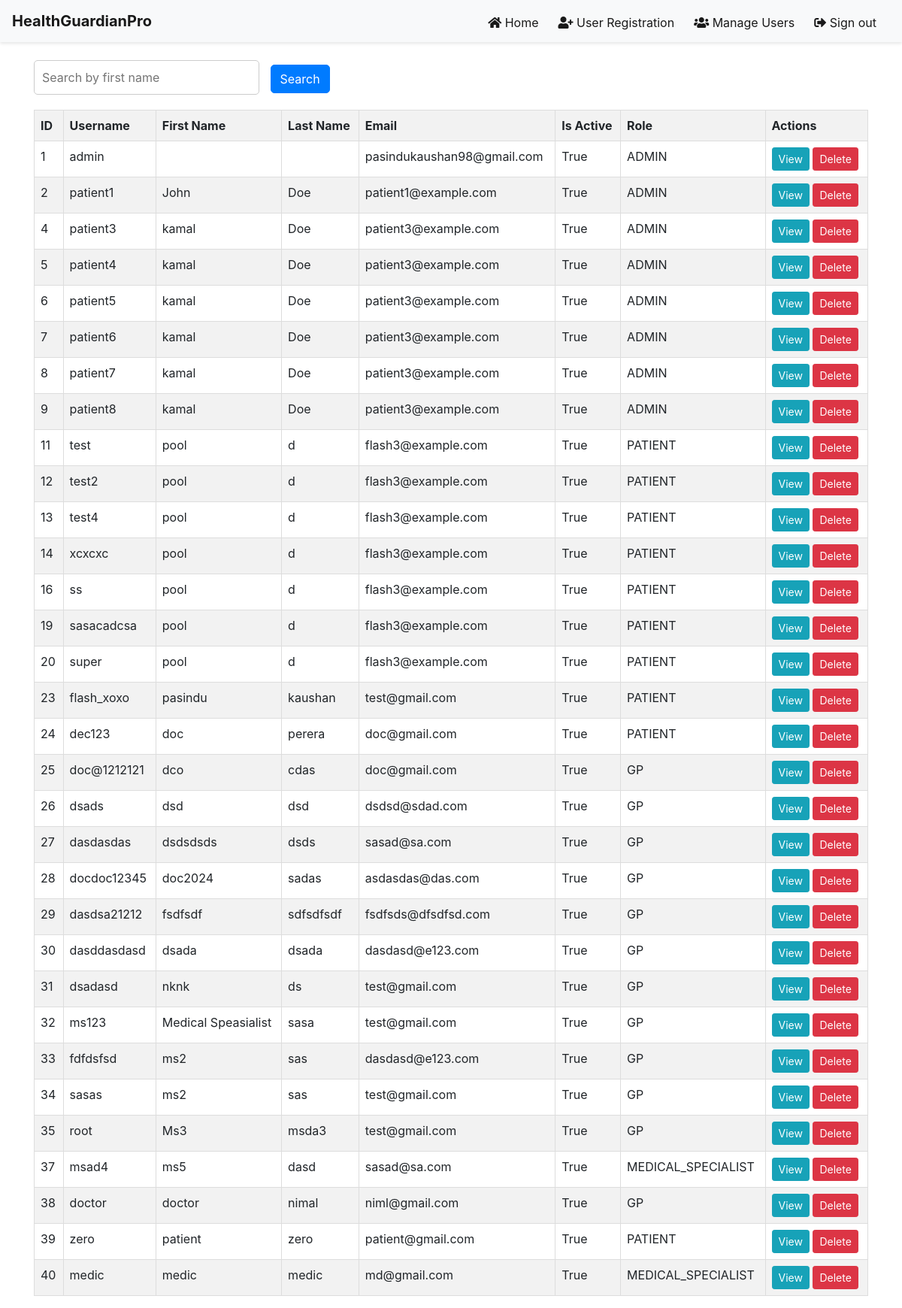
/app/manage_users/ (signed in), run on an earlier commit of the app's database.
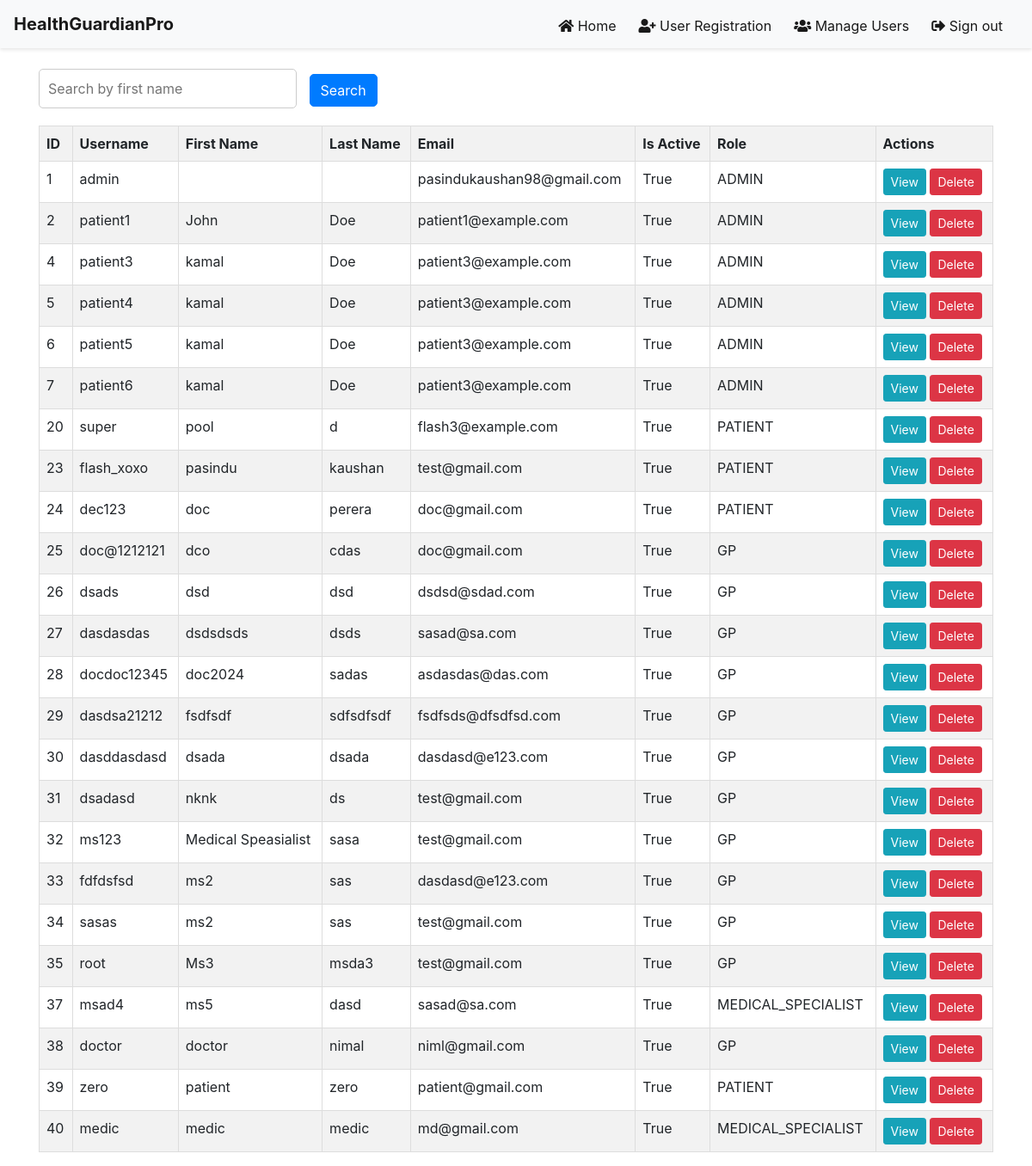
And on a later commit of the database.
### predictor/models.py (models this page shows, shortened)
class User(AbstractUser):
    class Role(models.TextChoices):
        ADMIN = "ADMIN", "Admin"
        PATIENT = "PATIENT", "Patient"
        GP = "GP", "GP"
        MEDICAL_SPECIALIST = "MEDICAL_SPECIALIST", "Medical Specialist"
    base_role = Role.ADMIN
    role = models.CharField(max_length=50, choices=Role.choices)

### predictor/views.py (the view)
# urls.py: path('manage_users/', views.manage_users, name='manage_users'),
def manage_users(request):
    users = User.objects.all()
    return render(request, 'manage_users.html', {'users': users})

### predictor/templates/manage_users.html (shortened to what this page needs)
{% if request.user.is_authenticated %}
<!DOCTYPE html>
<html lang="en">
<head>
    <link href="https://stackpath.bootstrapcdn.com/bootstrap/4.5.2/css/bootstrap.min.css" rel="stylesheet">
    {% load static %}
    <link rel="stylesheet" type="text/css" href="{% static 'manage_users.css' %}">
</head>
<body>
    {% include 'nav_bar_admin.html' %}
<div class="container">
    <br>
    <form id="searchForm">
        <input type="text" id="searchInput" name="search" placeholder="Search by first name">
        <button type="button" id="searchButton" class="btn btn-primary">Search</button>
    </form>
    <table id="usersTable" class="table">
        <thead>
            <tr>
                <th>ID</th>
                <th>Username</th>
                <th>First Name</th>
                <th>Last Name</th>
                <th>Email</th>
                <th>Is Active</th>
                <th>Role</th>
                <th>Actions</th>
            </tr>
        </thead>
        <tbody>
            {% for user in users %}
            <tr>
                <td>{{ user.id }}</td>
                <td>{{ user.username }}</td>
                <td>{{ user.first_name }}</td>
                <td>{{ user.last_name }}</td>
                <td>{{ user.email }}</td>
                <td>{{ user.is_active }}</td>
                <td>{{ user.role }}</td>
                <td>
                    <a href="#" class="btn btn-info btn-sm">View</a>
                    <form method="post" action="{% url 'delete_user' user.id %}"  style="display: inline;">
                        <button type="submit" class="btn btn-danger btn-sm" onclick="return confirm('Are you sure you want to delete this user?')">Delete</button>
                    </form>
                </td>
            </tr>
            {% endfor %}
        </tbody>
    </table>
</div>
</body>
</html>
{% endif %}

### predictor/templates/nav_bar_admin.html (shortened to what this page needs)
<head>
  <link rel="stylesheet" href="https://cdnjs.cloudflare.com/ajax/libs/font-awesome/5.15.4/css/all.min.css">
</head>
<nav class="navbar navbar-expand-lg navbar-light bg-light sticky-top">
    <a class="navbar-brand" href="{% url 'admin_home_view' %}">HealthGuardianPro</a>
    <div class="collapse navbar-collapse" id="navbarNav">
      <ul class="navbar-nav ml-auto">
        <li class="nav-item active">
          <a class="nav-link" href="{% url 'admin_home_view' %}">
              <i class="fas fa-home"></i> Home
          </a>
        </li>
        <li class="nav-item active">
          <a class="nav-link" href="{% url 'user_reg_form' %}">
              <i class="fas fa-user-plus"></i> User Registration
          </a>
        </li>
        <li class="nav-item active">
            <a class="nav-link" href="{% url 'manage_users' %}">
                <i class="fas fa-users"></i> Manage Users
            </a>
        </li>
        <li class="nav-item active">
          <a class="nav-link active" href="{% url 'logout' %}">
              <i class="fas fa-sign-out-alt"></i> Sign out
          </a>
      </li>
      </ul>
    </div>
  </nav>

### predictor/static/manage_users.css (style rules this page uses)
#searchForm { margin-bottom: 20px; }
#searchInput { width: 300px; border-radius: 5px; padding: 10px; border: 1px solid #ccc; }
#searchButton { border-radius: 5px; margin-left: 10px; }
#usersTable { width: 100%; border-collapse: collapse; }
#usersTable th, #usersTable td { border: 1px solid #ddd; padding: 8px; text-align: left; }
#usersTable th { background-color: #f2f2f2; }
#usersTable tbody tr:nth-child(even) { background-color: #f2f2f2; }

### predictor/templates/nav_bar_admin.html (style rules this page uses)
.navbar { box-shadow: 0 2px 4px rgba(0,0,0,0.1); background-color: #3498db; padding: 0.5rem 1rem; }
.navbar-brand { color: #0056b3; font-weight: bold; transition: transform 0.3s ease-in-out; }
.nav-link { margin-right: 10px; color: #555; transition: color 0.3s ease-in-out, border-bottom 0.3s ease-in-out; padding-bottom: 0.25rem; }
.navbar-nav { display: flex; padding-left: 0; margin-bottom: 0; list-style: none; }

What changed in the data, as far as the page shows it:
removed User: id "8", username "patient7", first_name "kamal", last_name "Doe", email "patient3@example.com", is_active "True", role "ADMIN"
removed User: id "9", username "patient8", first_name "kamal", last_name "Doe", email "patient3@example.com", is_active "True", role "ADMIN"
removed User: id "11", username "test", first_name "pool", last_name "d", email "flash3@example.com", is_active "True", role "PATIENT"
removed User: id "12", username "test2", first_name "pool", last_name "d", email "flash3@example.com", is_active "True", role "PATIENT"
removed User: id "13", username "test4", first_name "pool", last_name "d", email "flash3@example.com", is_active "True", role "PATIENT"
removed User: id "14", username "xcxcxc", first_name "pool", last_name "d", email "flash3@example.com", is_active "True", role "PATIENT"
removed User: id "16", username "ss", first_name "pool", last_name "d", email "flash3@example.com", is_active "True", role "PATIENT"
removed User: id "19", username "sasacadcsa", first_name "pool", last_name "d", email "flash3@example.com", is_active "True", role "PATIENT"
